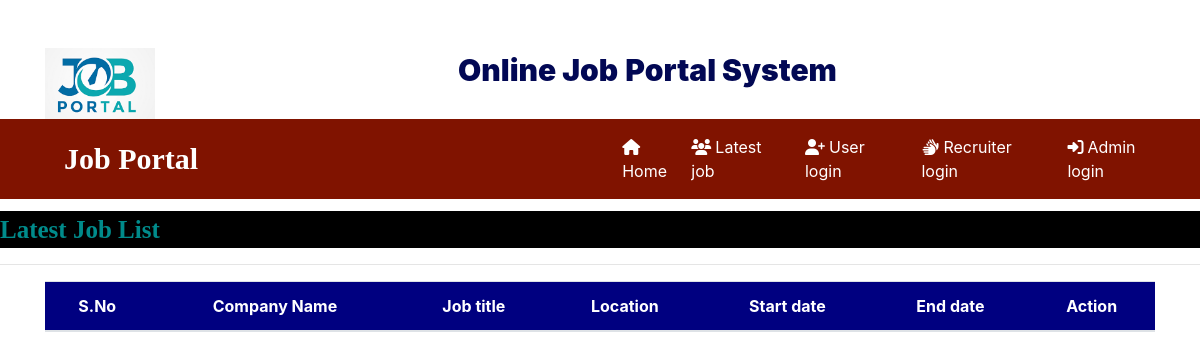
Page /latest_jobs on the earlier database version.
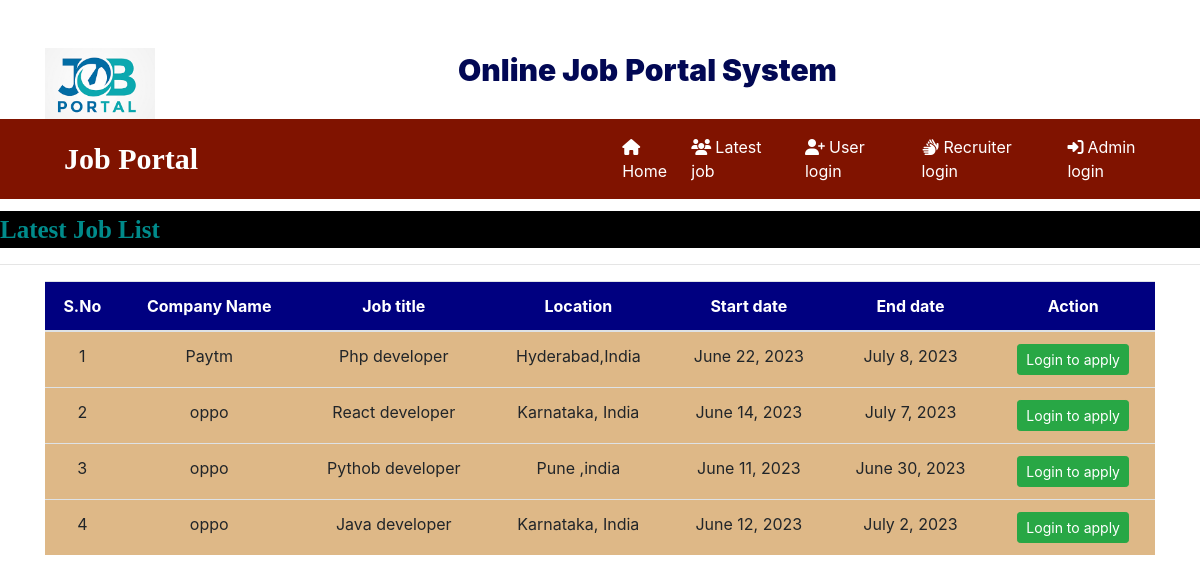
Same page on the later database version.
### job/models.py (models this page shows, shortened)
class Job(models.Model):
    recruiter = models.ForeignKey(Recruiter,on_delete=models.CASCADE)
    start_date = models.DateField()
    end_date = models.DateField()
    title = models.CharField(max_length=100)
    salary = models.FloatField(max_length=20)
    image = models.FileField()
    description = models.CharField(max_length=300)
    experience = models.CharField(max_length=50)
    location = models.CharField(max_length=100)
    skills = models.CharField(max_length=100)
    creationdate = models.DateField()

class Recruiter(models.Model):
    user = models.ForeignKey(User,on_delete=models.CASCADE)
    mobile = models.CharField(max_length=15, null=True)
    image = models.FileField(null=True)
    gender = models.CharField(max_length=10,null=True)
    company = models.CharField(max_length=100,null=True)
    type = models.CharField(max_length=15,null=True)
    status = models.CharField(max_length=20, null=True)

### job/views.py (the view)
# urls.py: path('latest_jobs',latest_jobs,name="latest_jobs"),
def latest_jobs(request):
    job=Job.objects.all().order_by('-start_date')
    d={'job':job}
    return render(request,'latest_jobs.html',d)

### job/templates/latest_jobs.html (shortened to what this page needs)
{% load static %}
{% block body %}
{% include 'navigation.html' %}
<marquee style="font-family: 'Times New Roman', Times, serif; font-size: 25px; color: darkcyan; background-color: black; font-weight: bold; margin-top: 1%;">
     Latest Job List
</marquee>
<hr>
<div class="container">
<table class="table table-hover " id="example">
    <thead>
        <tr style="background-color: #000080; color: white;">
            <th>S.No</th>
            <th>Company Name</th>
            <th>Job title</th>
            <th>Location</th>
            <th>Start date</th>
            <th>End date</th>
            <th>Action</th>
        </tr>
    </thead>
    <tbody>
        {% for i in job %}
        <tr style="background-color: #deb887;">
            <td>{{forloop.counter}}</td>
            <td>{{i.recruiter.company}}</td>
            <td>{{i.title}}</td>
            <td>{{i.location}}</td>
            <td>{{i.creationdate}}</td>
            <td>{{i.end_date}}</td>
            <td><a href="{% url 'user_login' %}" class="btn btn-success btn-sm">Login to apply</a>
        </td>
        </tr>
        {% endfor %}
    </tbody>
</table>
</div>
{% endblock  %}

Differences in the rows shown:
added Job: recruiter.company "Paytm", title "Php developer", location "Hyderabad,India", creationdate "June 22, 2023", end_date "July 8, 2023"
added Job: recruiter.company "oppo", title "React developer", location "Karnataka, India", creationdate "June 14, 2023", end_date "July 7, 2023"
added Job: recruiter.company "oppo", title "Pythob developer", location "Pune ,india", creationdate "June 11, 2023", end_date "June 30, 2023"
added Job: recruiter.company "oppo", title "Java developer", location "Karnataka, India", creationdate "June 12, 2023", end_date "July 2, 2023"
